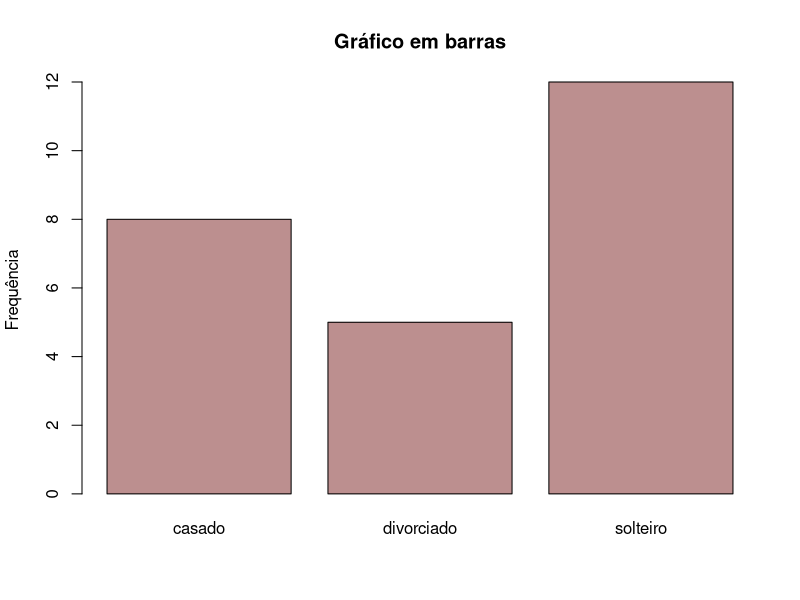
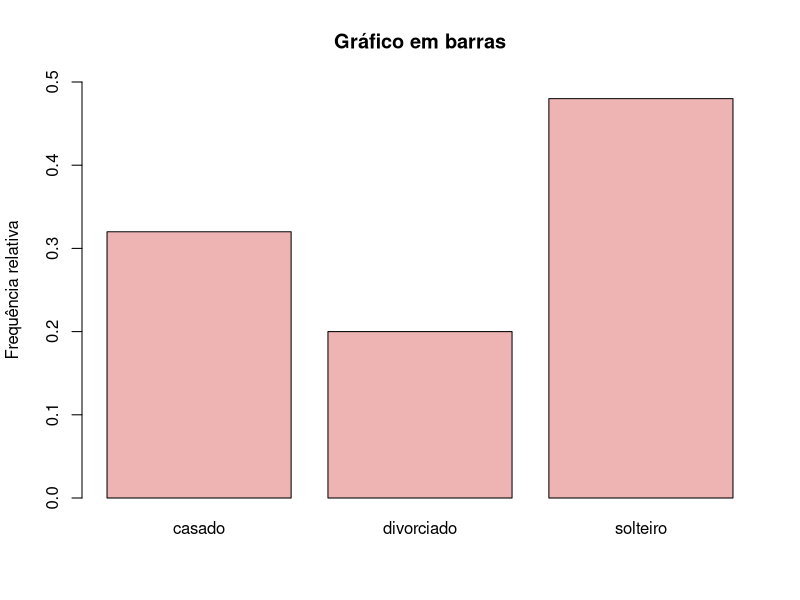
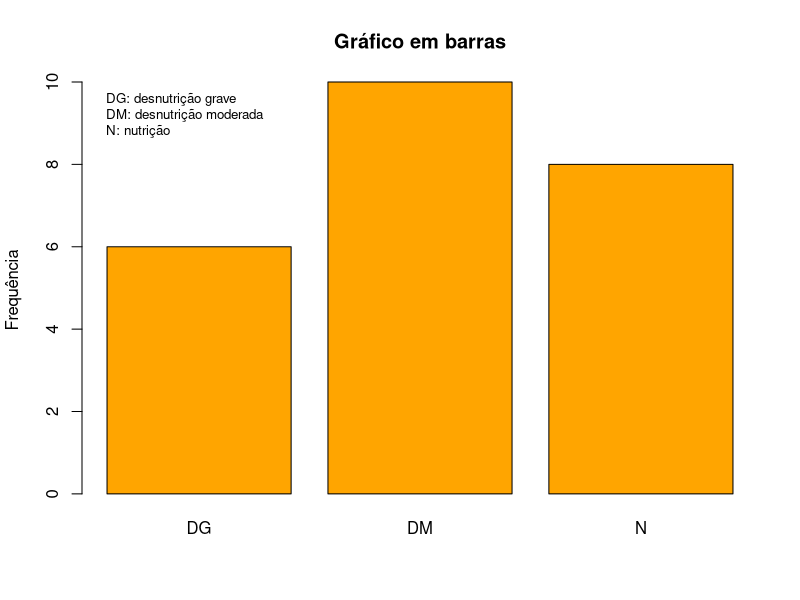
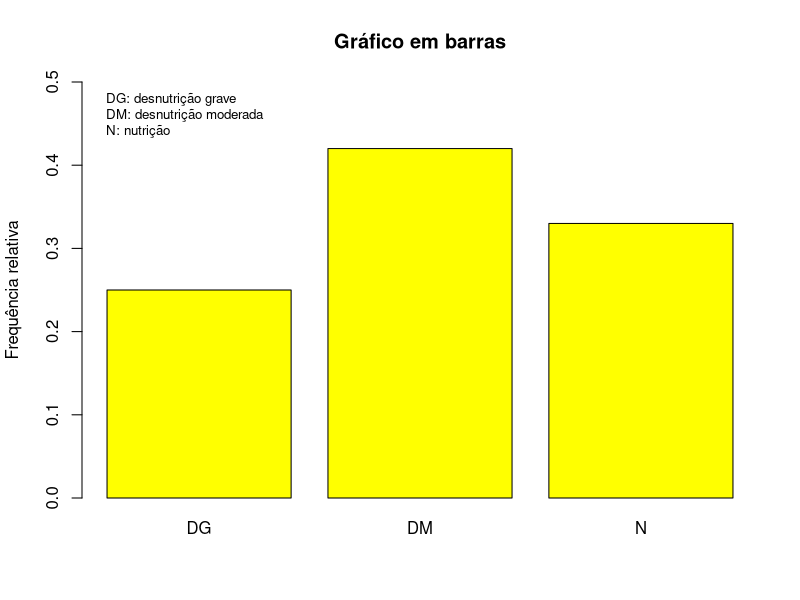
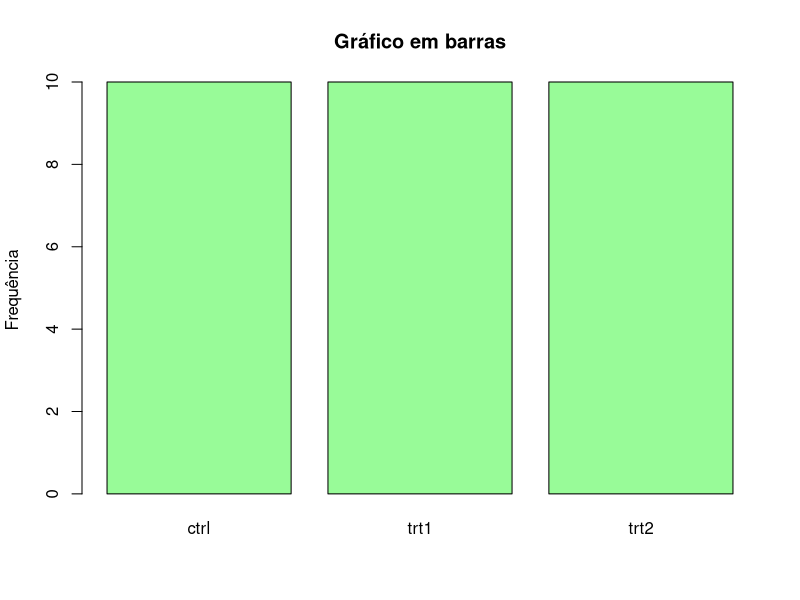
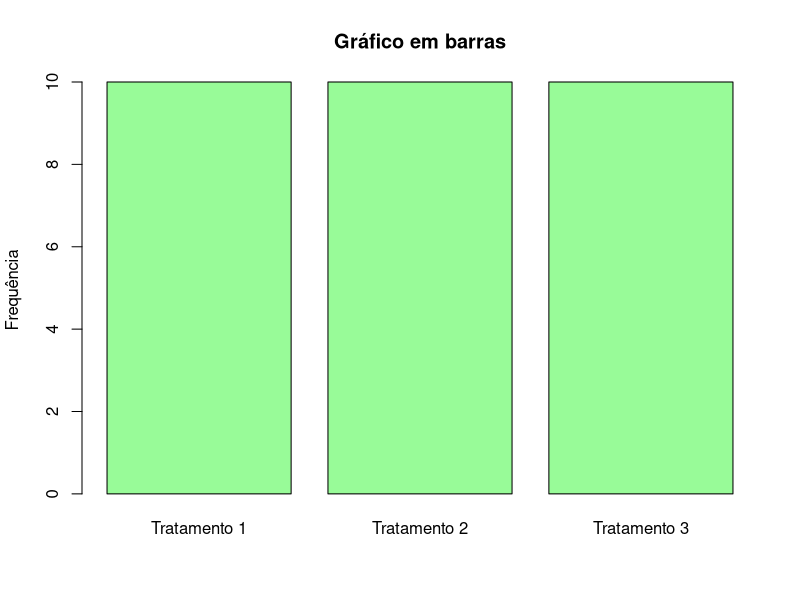
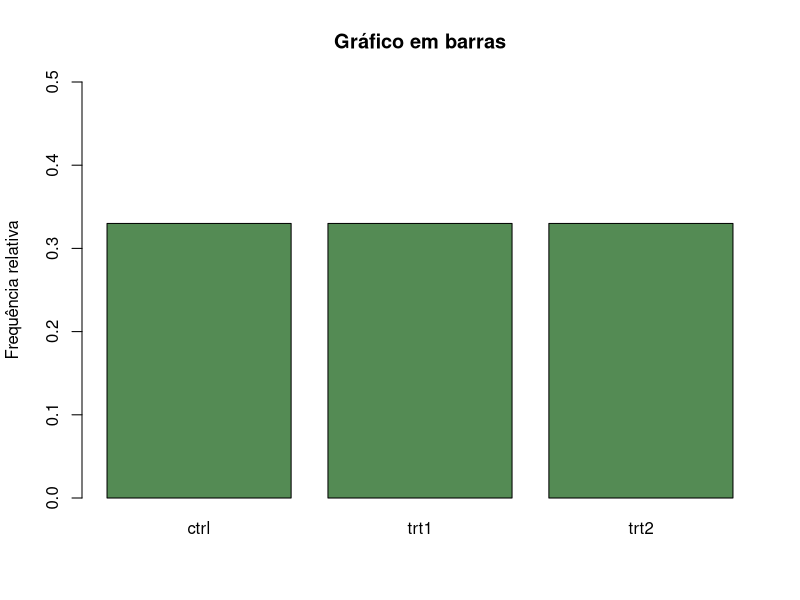
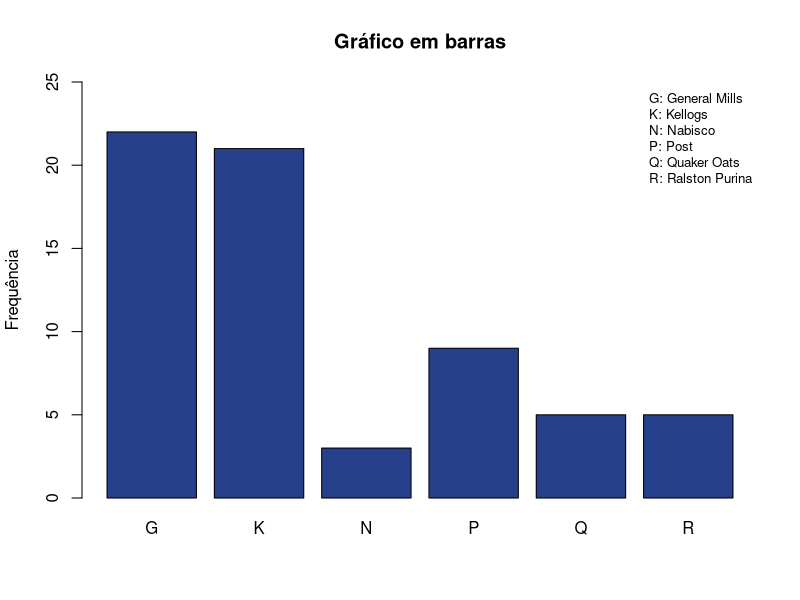

R code for these plots, in order:
##############################################################
##BDA - AULA 3
##############################################################
##Exemplos 1 e 2    
##############################################################
e.civil<-c("casado","solteiro","solteiro","casado","solteiro",
           "solteiro","casado","divorciado","divorciado","solteiro",
           "solteiro","solteiro","casado","solteiro","divorciado",
           "divorciado","casado","solteiro","divorciado","casado",
           "casado","solteiro","casado","solteiro","solteiro")
cont.ec<-table(e.civil)
cont.ec
contr.ec<-prop.table(cont.ec)
contr.ec
barplot(cont.ec, main = "Gráfico em barras", 
        ylab = "Frequência", col = "rosybrown")
barplot(contr.ec, main = "Gráfico em barras", 
        ylab = "Frequência relativa", col = "rosybrown2", 
        ylim = c(0,0.5))

##############################################################
##Exemplos 3 e 4    
##############################################################
e.nut<-c("N","DM","DM","N","DG","DG","DM","DM","N","N","DG","DG",
         "DM","DM","DG","DG","DM","DM","N","N","DM","DM","N","N")
e.nut<-factor(e.nut, levels = c("DG","DM","N"), ordered = TRUE)

cont.en<-table(e.nut)
cont.en
contr.en<-round(prop.table(cont.en),2)
contr.en
barplot(cont.en, main = "Gráfico em barras", 
        ylab = "Frequência", col = "orange")
legend("topleft", c("DG: desnutrição grave", "DM: desnutrição moderada",
                    "N: nutrição"), bty = "n", cex = 0.8)
barplot(contr.en, main = "Gráfico em barras", 
        ylab = "Frequência relativa", col = "yellow", 
        ylim = c(0,0.5))
legend("topleft", c("DG: desnutrição grave", "DM: desnutrição moderada",
                    "N: nutrição"), bty = "n", cex = 0.8)

##############################################################
##Exemplos 5 e 6    
##############################################################
#data()
head(PlantGrowth)
str(PlantGrowth)

attach(PlantGrowth)
which(is.na(group))
cont.gr<-table(group)
cont.gr
contr.gr<-round(prop.table(cont.gr),2)
contr.gr
barplot(cont.gr, main = "Gráfico em barras", 
        ylab = "Frequência", col = "palegreen")

barplot(cont.gr, main = "Gráfico em barras", 
       ylab = "Frequência", col = "palegreen", 
       names.arg = c("Tratamento 1", "Tratamento 2", "Tratamento 3"))

barplot(contr.gr, main = "Gráfico em barras", 
        ylab = "Frequência relativa", col = "palegreen4", 
        ylim = c(0,0.5))
detach(PlantGrowth)

##############################################################
##Exemplos 7 e 8    
##############################################################
library(MASS)
str(UScereal)
tail(UScereal)

attach(UScereal)
which(is.na(mfr))
cont.mfr<-table(mfr)
cont.mfr
addmargins(cont.mfr)
contr.mfr<-round(prop.table(cont.mfr),2)
contr.mfr
addmargins(contr.mfr)

barplot(cont.mfr, main = "Gráfico em barras", 
        ylab = "Frequência", col = "royalblue4",
        ylim = c(0,25))
legend("topright", c("G: General Mills", "K: Kellogs","N: Nabisco",
                     "P: Post", "Q: Quaker Oats", "R: Ralston Purina"), 
       bty = "n", cex = 0.8)
barplot(contr.mfr, main = "Gráfico em barras", 
        ylab = "Frequência relativa", col = "royalblue1", 
        ylim = c(0,0.9))
legend("topright", c("G: General Mills", "K: Kellogs","N: Nabisco",
                     "P: Post", "Q: Quaker Oats", "R: Ralston Purina"), 
       bty = "n", cex = 0.8)
detach(UScereal)
